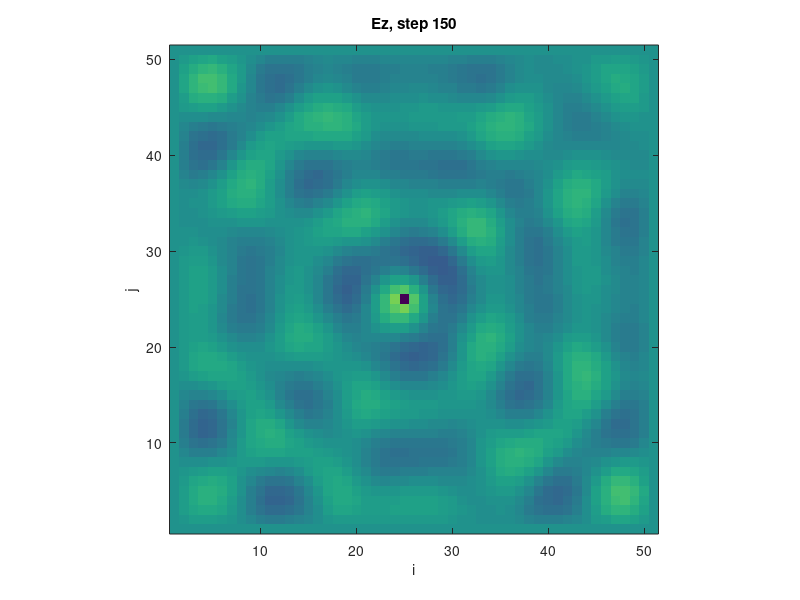

The MATLAB source for this figure:
% This program demonstrates a two-dimensional FDTD simulation(TM).
% The program mainly simulates the propagation of electromagnetic wave in 
% free space. The excitation source is a harmonic field source. The
% simplest PEC boundary condition is used as the boundary condition.

% 该程序演示了二维FDTD模拟（TM）。该程序主要模拟电磁波在自由空间中的传播。
% 激励源为时谐场源。边界条件为最简单的PEC边界条件。

clc;
clear;
close all;

%***********************************************************************
% Fundamental constants 基本常数
%***********************************************************************

eps0 = 8.85e-12;	% permittivity of vacuum 真空介电常数
mu0 = 4*pi*1e-7;	% permeability of vacuum 真空磁导率
c0 = 1/sqrt(mu0*eps0);	% speed of light 光速

%***********************************************************************
% Mesh parameters 网格参数
%***********************************************************************

Nx = 50;	% number of cells in 2D problem space 二维问题空间中的单元数
Ny = 50;
Nt = 150;	% number of iterations 迭代次数
dx = 3e-2;	% space step 空间步长
dy = 3e-2;
dt = 1/(2.0*c0*sqrt(1/dx^2+1/dy^2));	%time step 时间步长

%***********************************************************************
% Material properties 媒质特性
%***********************************************************************

epsR = 1;	% relative permittivity 相对介电常数
muR = 1;	% relative permeability 相对电导率
sigE = 0;	% electric conductivity 电导率
sigH = 0;	% effective magnetism conductivity 等效磁导率

%***********************************************************************
% Boundary conditions 边界条件
%***********************************************************************

% PEC边界条件

%***********************************************************************
% Updating coefficients 更新系数
%***********************************************************************

CA = (eps0*epsR/dt-sigE/2)/(eps0*epsR/dt+sigE/2);
CB = 1/(eps0*epsR/dt+sigE/2);
CP = (mu0*muR/dt-sigH/2)/(mu0*muR/dt+sigH/2);
CQ = 1/(mu0*muR/dt+sigH/2);

%***********************************************************************
% Source excitation 源激励
%***********************************************************************

fre = 1.0e+9; % frequency 频率
Jx = round(Nx/2);	% position 位置
Jy = round(Ny/2);

%***********************************************************************
% Initializing field arrays 初始化场
%***********************************************************************

Hx = zeros(Nx+1,Ny);
Hy = zeros(Nx,Ny+1);
Ez = zeros(Nx+1,Ny+1);

%***********************************************************************
% BEGIN TIME-STEPPING LOOP 开始迭代
%***********************************************************************

for n=1:Nt
    
    % Set excitation source 设置激励源
    Ez(Jx,Jy) = sin(2*pi*fre*n*dt);
    
    % Update magnetic field 更新磁场
    % Hx
    for i = 2:Nx
        for j = 1:Ny
            Hx(i,j) = CP*Hx(i,j)-CQ*(Ez(i,j+1)-Ez(i,j))/dy;
        end
    end
    % Hy
    for i = 1:Nx
        for j = 2:Ny
            Hy(i,j) = CP*Hy(i,j)+CQ*(Ez(i+1,j)-Ez(i,j))/dx;
        end
    end

    % Update electric field 更新电场
    % Ez
    for i = 2:Nx
        for j = 2:Ny
            Ez(i,j) = CA*Ez(i,j)+CB* ...
                      ((Hy(i,j)-Hy(i-1,j))/dx-(Hx(i,j)-Hx(i,j-1))/dy);
        end
    end
         
    % Set boundary conditions 设置边界条件
    
    % Visualize fields 可视化场
    imagesc(Ez');
    shading flat;caxis([-1.0 1.0]);axis image;axis xy; 
    title(['Ez, step ',int2str(n)]);xlabel('i');ylabel('j');
    drawnow;

end

%***********************************************************************
% END TIME-STEPPING LOOP 终止迭代
%***********************************************************************